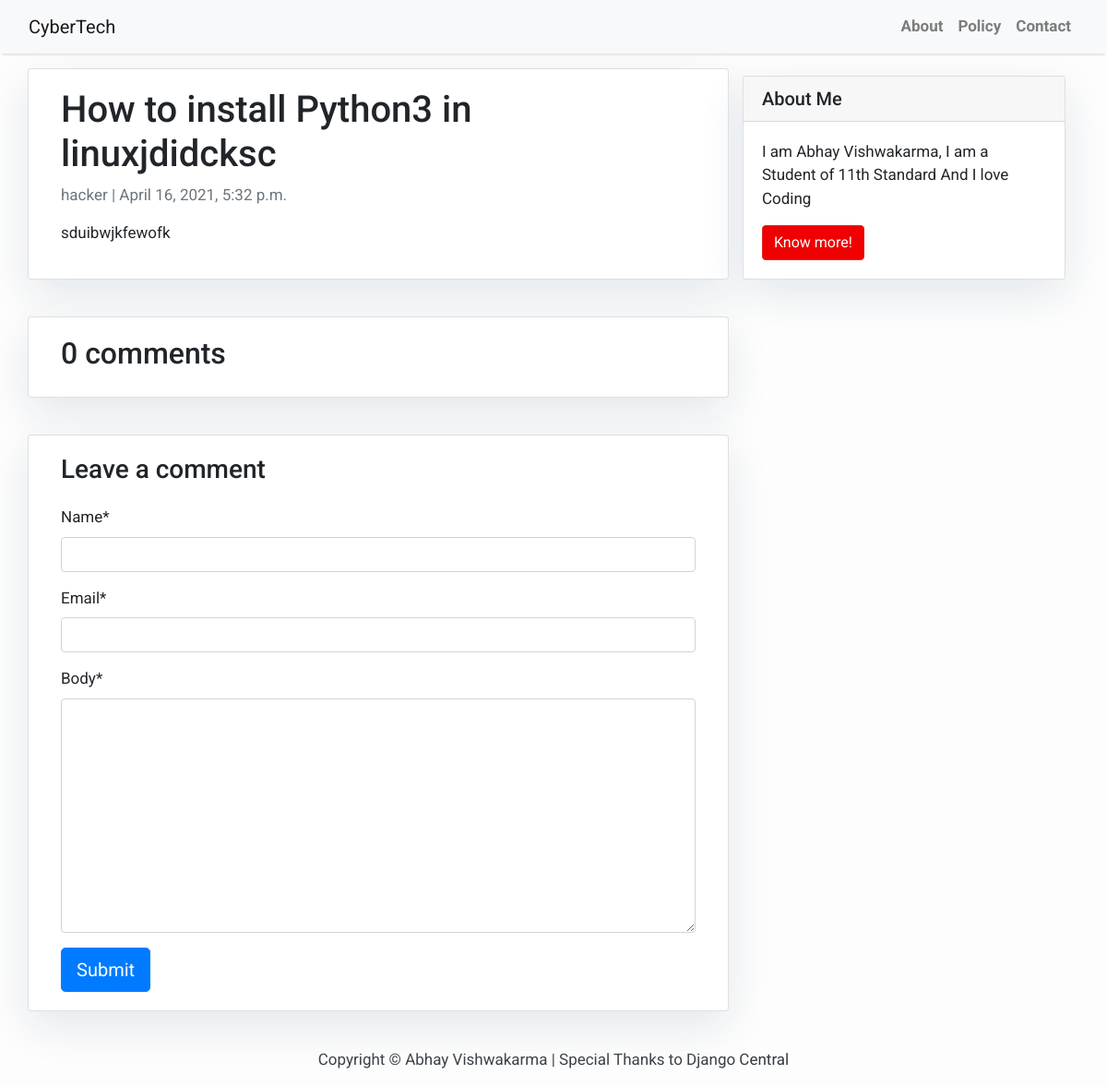
/how-install-python3-linuxjdidcksc/, run on the app's committed database.
### blog/models.py (models this page shows, shortened)
class Post(models.Model):
    title = models.CharField(max_length=200, unique=True)
    slug = models.SlugField(max_length=200, unique=True)
    author = models.ForeignKey(User, on_delete= models.CASCADE,related_name='blog_posts')
    updated_on = models.DateTimeField(auto_now= True)
    content = models.TextField()
    created_on = models.DateTimeField(auto_now_add=True)
    status = models.IntegerField(choices=STATUS, default=0)
    class Meta:
        ordering = ['-created_on']

### blog/views.py (the view)
# urls.py: path('<slug:slug>/', views.post_detail, name='post_detail'),
def post_detail(request, slug):
    template_name = 'post_detail.html'
    post = get_object_or_404(Post, slug=slug)
    comments = post.comments.filter(active=True)
    new_comment = None
    if request.method == 'POST':
        comment_form = CommentForm(data=request.POST)
        if comment_form.is_valid():
            new_comment = comment_form.save(commit=False)
            new_comment.post = post
            new_comment.save()
    else:
        comment_form = CommentForm()
    return render(request, template_name, {'post': post,
                                           'comments': comments,
                                           'new_comment': new_comment,
                                           'comment_form': comment_form})

### blog/forms.py
class CommentForm(forms.ModelForm):
    class Meta:
        model = Comment
        fields = ('name', 'email', 'body')

### templates/post_detail.html (shortened to what this page needs)
{% extends 'base.html' %} {% block content %}
<div class="container">
  <div class="row">
    <div class="col-md-8 card mb-4  mt-3 left  top">
      <div class="card-body">
        <h1>{% block title %} {{ post.title }} {% endblock title %}</h1>
        <p class=" text-muted">{{ post.author }} | {{ post.created_on }}</p>
        <p class="card-text ">{{ post.content | safe }}</p>
      </div>
    </div>
    {% block sidebar %} {% include 'sidebar.html' %} {% endblock sidebar %}
    <div class="col-md-8 card mb-4  mt-3 ">
      <div class="card-body">
        <h2>{{ comments.count }} comments</h2>
      </div>
    </div>
    <div class="col-md-8 card mb-4  mt-3 ">
      <div class="card-body">
        {% if new_comment %}
        <div class="alert alert-success" role="alert">
          Your comment is awaiting moderation
        </div>
        {% else %}
        <h3>Leave a comment</h3>
        {% load crispy_forms_tags %}
        <form method="post" style="margin-top: 1.3em;">
          {{ comment_form | crispy }}
          <button type="submit" class="btn btn-primary  btn-lg">Submit</button>
        </form>
        {% endif %}
      </div>
    </div>
  </div>
</div>
{% endblock content %}

### templates/base.html (style rules this page uses)
body { font-family: "Roboto", sans-serif; font-size: 17px; background-color: #fdfdfd; }

### templates/sidebar.html (style rules this page uses)
.card { box-shadow: 0 16px 48px #E3E7EB; }

### data on the page
Post: title "How to install Python3 in linuxjdidcksc", author "hacker", created_on "April 16, 2021, 5:32 p.m.", content "sduibwjkfewofk"

### other printed values
{{ comments.count }} "0"
